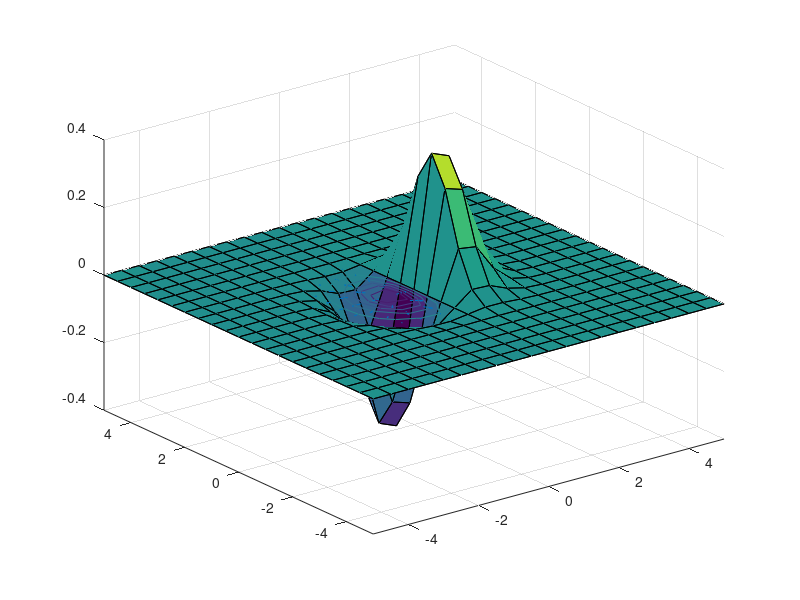

MATLAB code to generate this figure: (Note: this script raises an error after producing the figure.)
phi = 2.8021760794565616
dphi = 47.91729630391639
control = 10.979324075979097
  
  

x1= 0-phi;
x2 = -dphi;

alpha = 4.5;
rho = 1;
K2 = 0.25;
K2_s = 0.1;

s = x2 - alpha*x1
s_s = x2 + alpha*x1

u = -K2*x2 + rho*(sign(s))

u_s = -K2_s*x2 + rho*(sign(s_s))*(sqrt(abs(s_s)))


x = -5:0.5:5;
[X,Y] = meshgrid(x);
f = -X.^4 +4*(X.^2 - Y.^2) - 3;
surf(X,Y,f)
f = X.*exp(-X.^2 - Y.^2);
surf(X,Y,f)
hold on
contour(X,Y,f)
surf(X,Y,f)
[dx,dy] = gradient(f,0.5);

hold on
quiver(X,Y,dx,dy)

clear all
syms x y dx dy
f = -x^4 +4*(x^2 - y^2) - 3;
[dx,dy] = gradient(f,0.5);

f = X*Y;
hold off
surf(X,Y,f)
[dx,dy] = gradient(f,0.5);
quiver(X,Y,dx,dy)
hold on




